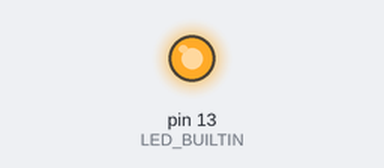
Simulated run of this sketch. Board: Arduino Uno, built with avr-gcc and run on an emulated ATmega328P. Parts: output pins drawn as LEDs (lit = HIGH).

Above: at 0.5 s.
At 5.5 s:
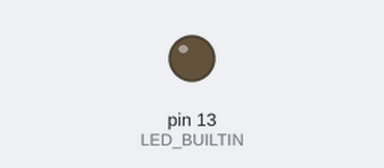
Timing chart, 0 to 6.9 s (numbered marks = the images above):
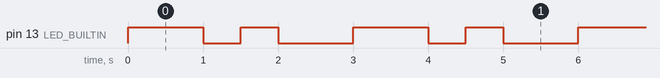

The sketch:

Blink.ino
```cpp
void setup() {
  pinMode(LED_BUILTIN, OUTPUT);
}

void high(int t) {
  digitalWrite(LED_BUILTIN, HIGH);
  delay(t);
}

void low(int t) {
  digitalWrite(LED_BUILTIN, LOW);
  delay(t);
}

void loop() {
  high(1000);
  low(500);
  high(500);
  low(1000);
}
```

Measured:
- by itself, pin 13 (LED_BUILTIN): repeats every 3.0 s: LOW 0.50 s, HIGH 0.50 s, LOW 1.0 s, HIGH 1.0 s
- by itself, everything shown: repeats every 3.0 s, in 4 steps
